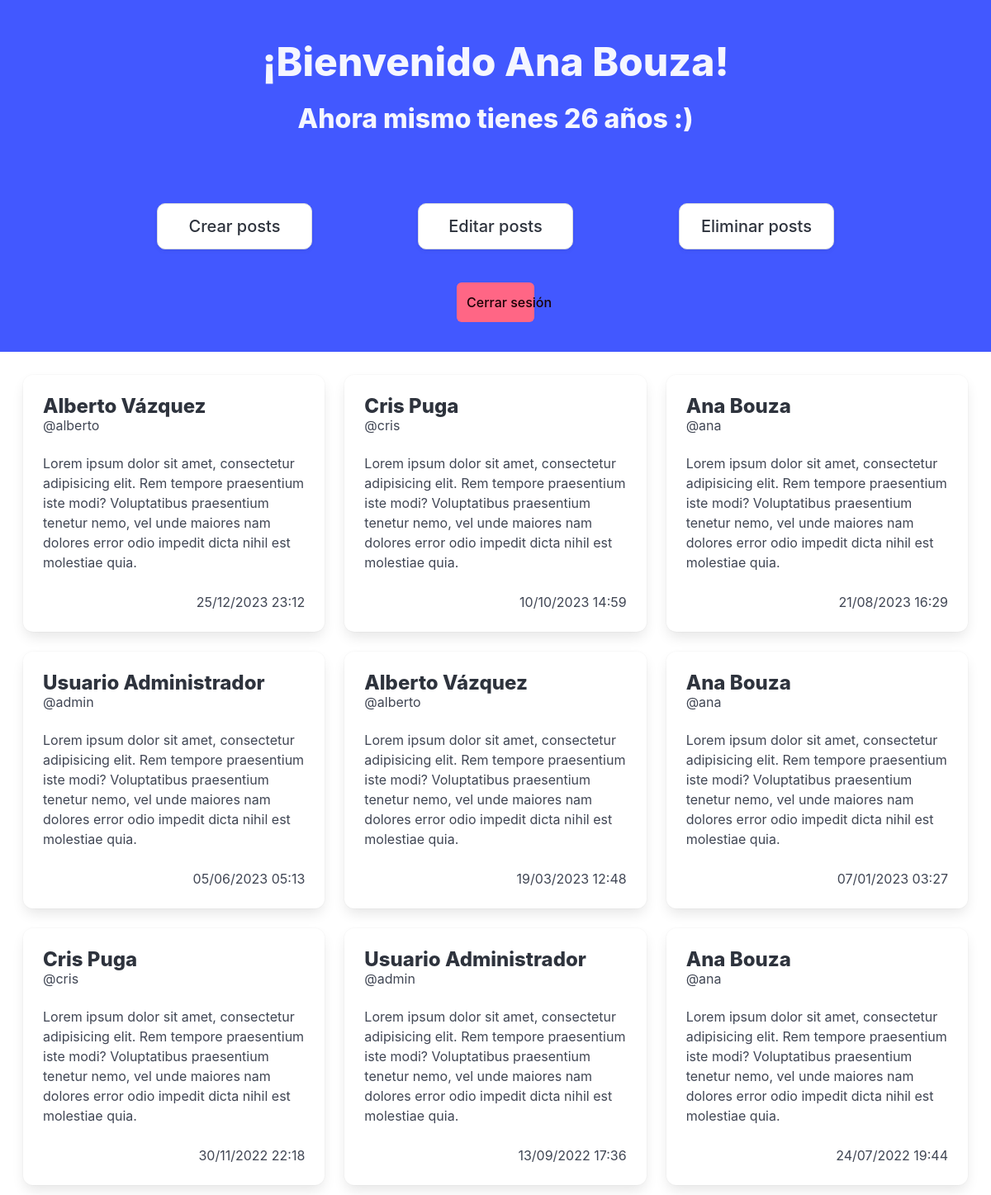
Screenshot of /welcome.php (signed in) with the database file from the repository.
### tables this page shows
CREATE TABLE publicaciones (
    ID INT AUTO_INCREMENT PRIMARY KEY NOT NULL,
    userID INT NOT NULL,
    fechaPublicacion DATETIME,
    contenido VARCHAR(250),
    CONSTRAINT fk_usuario FOREIGN KEY (userID)
        REFERENCES usuarios (ID)
        ON UPDATE CASCADE ON DELETE CASCADE
);

CREATE TABLE usuarios (
    ID INT NOT NULL AUTO_INCREMENT PRIMARY KEY,
    nombreCompleto VARCHAR(50) NOT NULL,
    username VARCHAR(50) NOT NULL,
    password VARCHAR(50) NOT NULL,
    fechaNacimiento DATE
);

### html/welcome.php (the view, shortened to what this page needs)
<?php session_start();
$host = "172.20.0.2";
$dbname = "PHPFormBD";
$serveruser = "admin";
$serverpasswd = "abc123.";
$charset = "utf8mb4";
$dsn = "mysql:host=$host;dbname=$dbname;charset=$charset";
$options = [
    PDO::ATTR_ERRMODE => PDO::ERRMODE_EXCEPTION,
    PDO::ATTR_DEFAULT_FETCH_MODE => PDO::FETCH_ASSOC,
    PDO::ATTR_EMULATE_PREPARES => false,
];
?>
<!DOCTYPE html>
<html lang="es" data-theme="light">
<head>
    <link rel="stylesheet" href="https://cdn.jsdelivr.net/npm/bulma@1.0.0/css/bulma.min.css">
    <link rel="stylesheet" href="welcome.css">
</head>
<body>
    <?php
    try {
        $pdo = new PDO($dsn, $serveruser, $serverpasswd, $options);
    ?>
        <div class="hero is-link ">
            <div class="hero-body">
                <div class="has-text-centered">
                    <h1 class="title is-1">¡Bienvenido <?php echo $_SESSION["userNombreCompleto"] ?>!</h1>
                    <h3 class="title is-3">Ahora mismo tienes <?php echo $_SESSION["userEdad"] ?> años :&#41;</h3>
                </div>
            </div>
                <div class="hero-body">
                    <div class="columns is-centered">
                        <a class="column is-2 button is-medium" href="create-post.php">Crear posts</a>
                        <a class="column is-2 button is-medium" href="edit-post.php">Editar posts</a>
                        <a class="column is-2 button is-medium" href="remove-post.php">Eliminar posts</a>
                    </div>
                    <div class="columns is-centered">
                        <a href="logout.php" class=" column is-1 is-danger button">Cerrar sesión</a>
                    </div>
                </div>
        </div>
        <?php
        $sql = "SELECT
            u.nombreCompleto, u.username, p.fechaPublicacion, p.contenido
        FROM
            publicaciones AS p
                INNER JOIN
            usuarios AS u ON p.userID = u.ID
        ORDER BY p.fechaPublicacion DESC
        LIMIT 9;";
        $stmt = $pdo->prepare($sql);
        $stmt->execute();
        $posts = $stmt->fetchAll(PDO::FETCH_ASSOC);
        ?>
        <div class="columns is-multiline columns-posts">
            <?php foreach ($posts as $post) { ?>
                <div class="column is-one-third">
                    <div class="card">
                        <div class="card-content">
                            <div class="media-content">
                                <h4 class="title is-4"><?php echo $post["nombreCompleto"] ?></h4>
                                <h6 class="subtitle is-6"><?php echo "@" . $post["username"] ?></h6>
                                <div class="content"> <?php echo htmlspecialchars($post["contenido"], ENT_QUOTES)  ?></div>
                                <div class="content date-align-right">
                                    <?php $fechaPublicacion = new DateTime($post["fechaPublicacion"]);
                                        echo $fechaPublicacion->format("d/m/Y H:i") ?>
                                </div>
                            </div>
                        </div>
                    </div>
                </div>
            <?php } ?>
        </div>
    <?php
    } catch (\PDOException $e) {
        throw new \PDOException($e->getMessage(), (int) $e->getCode());
    }
    ?>
</body>
</html>

### html/welcome.css (style rules this page uses)
.button.is-medium { margin-right: 4rem; margin-left: 4rem; }
.button.is-1 { margin-top:2.5rem; }
.columns-posts { margin: 1rem; }
.date-align-right { text-align:right; }

### rows the page displays
publicaciones: userID.nombreCompleto "Alberto Vázquez", userID.username "alberto", contenido "Lorem ipsum dolor sit amet, consectetur adipisicing elit. Rem tempore praesentium iste modi? Voluptatibus praesentium tenetur nemo, vel unde maiores nam dolores error odio impedit dicta nihil est molestiae quia.", fechaPublicacion "25/12/2023 23:12"
publicaciones: userID.nombreCompleto "Cris Puga", userID.username "cris", contenido "Lorem ipsum dolor sit amet, consectetur adipisicing elit. Rem tempore praesentium iste modi? Voluptatibus praesentium tenetur nemo, vel unde maiores nam dolores error odio impedit dicta nihil est molestiae quia.", fechaPublicacion "10/10/2023 14:59"
publicaciones: userID.nombreCompleto "Ana Bouza", userID.username "ana", contenido "Lorem ipsum dolor sit amet, consectetur adipisicing elit. Rem tempore praesentium iste modi? Voluptatibus praesentium tenetur nemo, vel unde maiores nam dolores error odio impedit dicta nihil est molestiae quia.", fechaPublicacion "21/08/2023 16:29"
publicaciones: userID.nombreCompleto "Usuario Administrador", userID.username "admin", contenido "Lorem ipsum dolor sit amet, consectetur adipisicing elit. Rem tempore praesentium iste modi? Voluptatibus praesentium tenetur nemo, vel unde maiores nam dolores error odio impedit dicta nihil est molestiae quia.", fechaPublicacion "05/06/2023 05:13"
publicaciones: userID.nombreCompleto "Alberto Vázquez", userID.username "alberto", contenido "Lorem ipsum dolor sit amet, consectetur adipisicing elit. Rem tempore praesentium iste modi? Voluptatibus praesentium tenetur nemo, vel unde maiores nam dolores error odio impedit dicta nihil est molestiae quia.", fechaPublicacion "19/03/2023 12:48"
publicaciones: userID.nombreCompleto "Ana Bouza", userID.username "ana", contenido "Lorem ipsum dolor sit amet, consectetur adipisicing elit. Rem tempore praesentium iste modi? Voluptatibus praesentium tenetur nemo, vel unde maiores nam dolores error odio impedit dicta nihil est molestiae quia.", fechaPublicacion "07/01/2023 03:27"
publicaciones: userID.nombreCompleto "Cris Puga", userID.username "cris", contenido "Lorem ipsum dolor sit amet, consectetur adipisicing elit. Rem tempore praesentium iste modi? Voluptatibus praesentium tenetur nemo, vel unde maiores nam dolores error odio impedit dicta nihil est molestiae quia.", fechaPublicacion "30/11/2022 22:18"
publicaciones: userID.nombreCompleto "Usuario Administrador", userID.username "admin", contenido "Lorem ipsum dolor sit amet, consectetur adipisicing elit. Rem tempore praesentium iste modi? Voluptatibus praesentium tenetur nemo, vel unde maiores nam dolores error odio impedit dicta nihil est molestiae quia.", fechaPublicacion "13/09/2022 17:36"
publicaciones: userID.nombreCompleto "Ana Bouza", userID.username "ana", contenido "Lorem ipsum dolor sit amet, consectetur adipisicing elit. Rem tempore praesentium iste modi? Voluptatibus praesentium tenetur nemo, vel unde maiores nam dolores error odio impedit dicta nihil est molestiae quia.", fechaPublicacion "24/07/2022 19:44"

### other values shown
$_SESSION["userNombreCompleto"] "Ana Bouza"
$_SESSION["userEdad"] "26"
